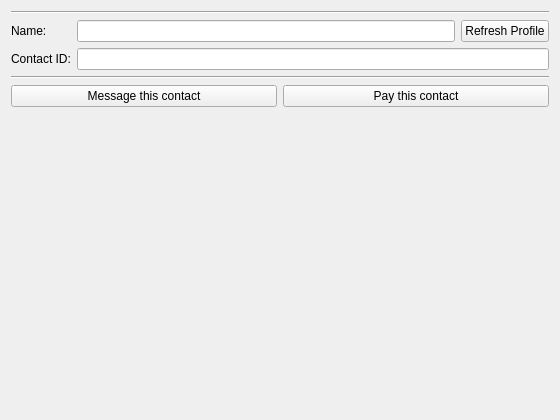
<?xml version="1.0" encoding="UTF-8"?>
<ui version="4.0">
 <class>MTContactDetails</class>
 <widget class="MTEditDetails" name="MTContactDetails">
  <property name="geometry">
   <rect>
    <x>0</x>
    <y>0</y>
    <width>560</width>
    <height>420</height>
   </rect>
  </property>
  <property name="sizePolicy">
   <sizepolicy hsizetype="Preferred" vsizetype="Preferred">
    <horstretch>0</horstretch>
    <verstretch>0</verstretch>
   </sizepolicy>
  </property>
  <property name="windowTitle">
   <string>Form</string>
  </property>
  <layout class="QVBoxLayout" name="verticalLayout">
   <item>
    <widget class="Line" name="line">
     <property name="orientation">
      <enum>Qt::Horizontal</enum>
     </property>
    </widget>
   </item>
   <item>
    <layout class="QGridLayout" name="gridLayout">
     <item row="0" column="0">
      <widget class="QLabel" name="labelName">
       <property name="layoutDirection">
        <enum>Qt::LeftToRight</enum>
       </property>
       <property name="text">
        <string>Name:</string>
       </property>
       <property name="alignment">
        <set>Qt::AlignLeading|Qt::AlignLeft|Qt::AlignVCenter</set>
       </property>
      </widget>
     </item>
     <item row="1" column="0">
      <widget class="QLabel" name="labelID">
       <property name="text">
        <string>Contact ID:</string>
       </property>
      </widget>
     </item>
     <item row="0" column="1">
      <widget class="QLineEdit" name="lineEditName">
       <property name="sizePolicy">
        <sizepolicy hsizetype="Expanding" vsizetype="Maximum">
         <horstretch>0</horstretch>
         <verstretch>0</verstretch>
        </sizepolicy>
       </property>
       <property name="alignment">
        <set>Qt::AlignLeading|Qt::AlignLeft|Qt::AlignTop</set>
       </property>
       <property name="readOnly">
        <bool>false</bool>
       </property>
      </widget>
     </item>
     <item row="0" column="2">
      <widget class="QPushButton" name="pushButtonRefresh">
       <property name="text">
        <string>Refresh Profile</string>
       </property>
      </widget>
     </item>
     <item row="1" column="1" colspan="2">
      <widget class="QLineEdit" name="lineEditID">
       <property name="readOnly">
        <bool>true</bool>
       </property>
      </widget>
     </item>
    </layout>
   </item>
   <item>
    <widget class="Line" name="line_2">
     <property name="orientation">
      <enum>Qt::Horizontal</enum>
     </property>
    </widget>
   </item>
   <item>
    <layout class="QHBoxLayout" name="horizontalLayout">
     <item>
      <widget class="QPushButton" name="pushButtonMsg">
       <property name="text">
        <string>Message this contact</string>
       </property>
       <property name="icon">
        <iconset resource="../resource.qrc">
         <normaloff>:/icons/icons/pencil.png</normaloff>:/icons/icons/pencil.png</iconset>
       </property>
       <property name="iconSize">
        <size>
         <width>64</width>
         <height>64</height>
        </size>
       </property>
      </widget>
     </item>
     <item>
      <widget class="QPushButton" name="pushButtonPay">
       <property name="text">
        <string>Pay this contact</string>
       </property>
       <property name="icon">
        <iconset resource="../resource.qrc">
         <normaloff>:/icons/icons/fistful_of_cash_72.png</normaloff>:/icons/icons/fistful_of_cash_72.png</iconset>
       </property>
       <property name="iconSize">
        <size>
         <width>64</width>
         <height>64</height>
        </size>
       </property>
      </widget>
     </item>
    </layout>
   </item>
   <item>
    <spacer name="verticalSpacer">
     <property name="orientation">
      <enum>Qt::Vertical</enum>
     </property>
     <property name="sizeHint" stdset="0">
      <size>
       <width>20</width>
       <height>40</height>
      </size>
     </property>
    </spacer>
   </item>
  </layout>
 </widget>
 <customwidgets>
  <customwidget>
   <class>MTEditDetails</class>
   <extends>QWidget</extends>
   <header>gui/widgets/editdetails.hpp</header>
   <container>1</container>
  </customwidget>
 </customwidgets>
 <resources>
  <include location="../resource.qrc"/>
 </resources>
 <connections/>
</ui>
